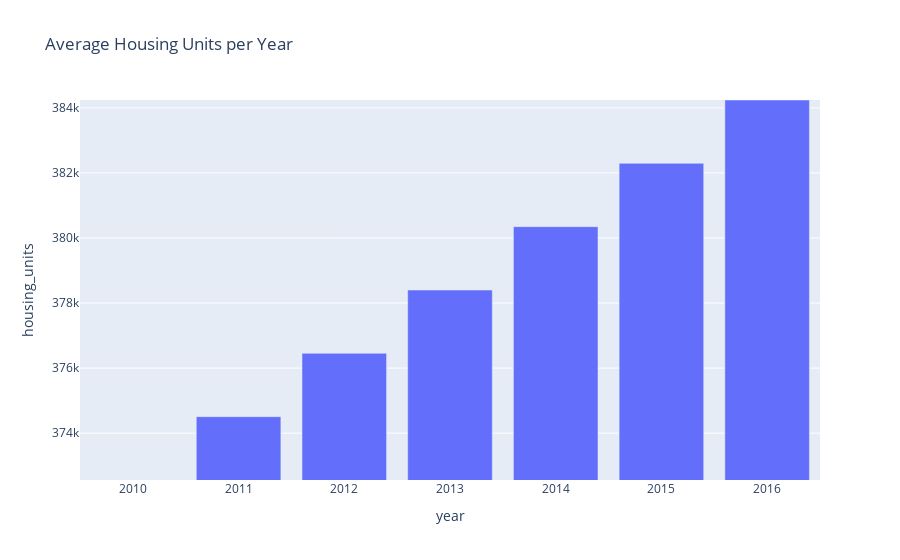

Notebook code for this chart:
### Code cell
# Use the Pandas plot function to plot the average housing units per year.
# Note: You will need to manually adjust the y limit of the chart using the min and max values from above.
avg_housing = px.bar(
    sfo_group,
    x="year",
    y="housing_units",
    title="Average Housing Units per Year",
)

max_val=sfo_group['housing_units'].max()
min_val=sfo_group['housing_units'].min()

avg_housing.update_yaxes(range=[min_val, max_val])

avg_housing

# Optional Challenge: Use the min, max, and std to scale the y limits of the chart
# YOUR CODE HERE!

### Figure 1 — Plotly figure (JSON) as saved in the notebook; plotly's stock layout.template omitted (floating-point values rounded to 4 significant figures)
{"data": [{"alignmentgroup": "True", "hovertemplate": "year=%{x}<br>housing_units=%{y}<extra></extra>", "legendgroup": "", "marker": {"color": "#636efa", "pattern": {"shape": ""}}, "name": "", "offsetgroup": "", "orientation": "v", "showlegend": false, "textposition": "auto", "type": "bar", "x": [2010, 2011, 2012, 2013, 2014, 2015, 2016], "xaxis": "x", "y": [372560, 374507, 376454, 378401, 380348, 382295, 384242], "yaxis": "y"}], "layout": {"autosize": true, "barmode": "relative", "legend": {"tracegroupgap": 0}, "title": {"text": "Average Housing Units per Year"}, "xaxis": {"anchor": "y", "autorange": true, "domain": [0, 1], "range": [2010.0, 2016.0], "title": {"text": "year"}, "type": "linear"}, "yaxis": {"anchor": "x", "domain": [0, 1], "range": [372560, 384242], "title": {"text": "housing_units"}, "type": "linear"}}}
